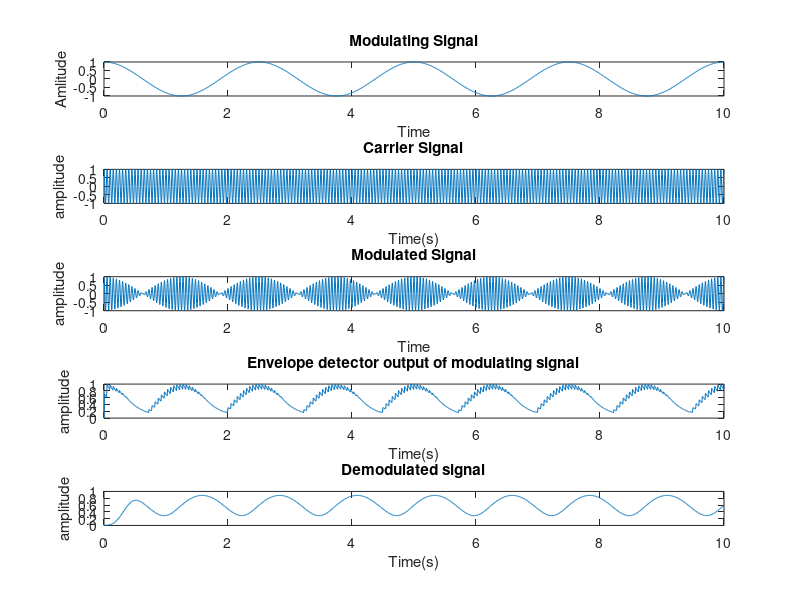

The MATLAB source for this figure:
clc;
clear all;
close all;
fc=20;
fs=160;
fm=0.4;
vc=1;
vm=1;
t=0:1/fs:10;
c=vc*cos(2*pi*fc*t);
m=vm*cos(2*pi*fm*t);
y=ammod(m,fc,fs);
subplot(5,1,1);
plot(t,m);
title('Modulating Signal');
xlabel('Time');
ylabel('Amlitude');
subplot(5,1,2);
plot(t,c);
title('Carrier Signal');
xlabel('Time(s)');
ylabel('amplitude');
subplot(5,1,3);
plot(t,y);
title('Modulated Signal');
xlabel('Time');
ylabel('amplitude');
Vd(1)=0;
for i=2:length(y)
 if y(i)>Vd(i-1)
 Vd(i)=y(i);
 else
 Vd(i)=Vd(i-1)-0.023*Vd(i-1);
 end
end
h=fir1(100,0.0125,'low');
foutputc=filter(h,1,Vd);
subplot(5,1,4);
plot(t,Vd);
title('Envelope detector output of modulating signal');
xlabel('Time(s)');
ylabel('amplitude');
subplot(5,1,5);
plot(t,foutputc);
title('Demodulated signal');
xlabel('Time(s)');
ylabel('amplitude');

    
    



